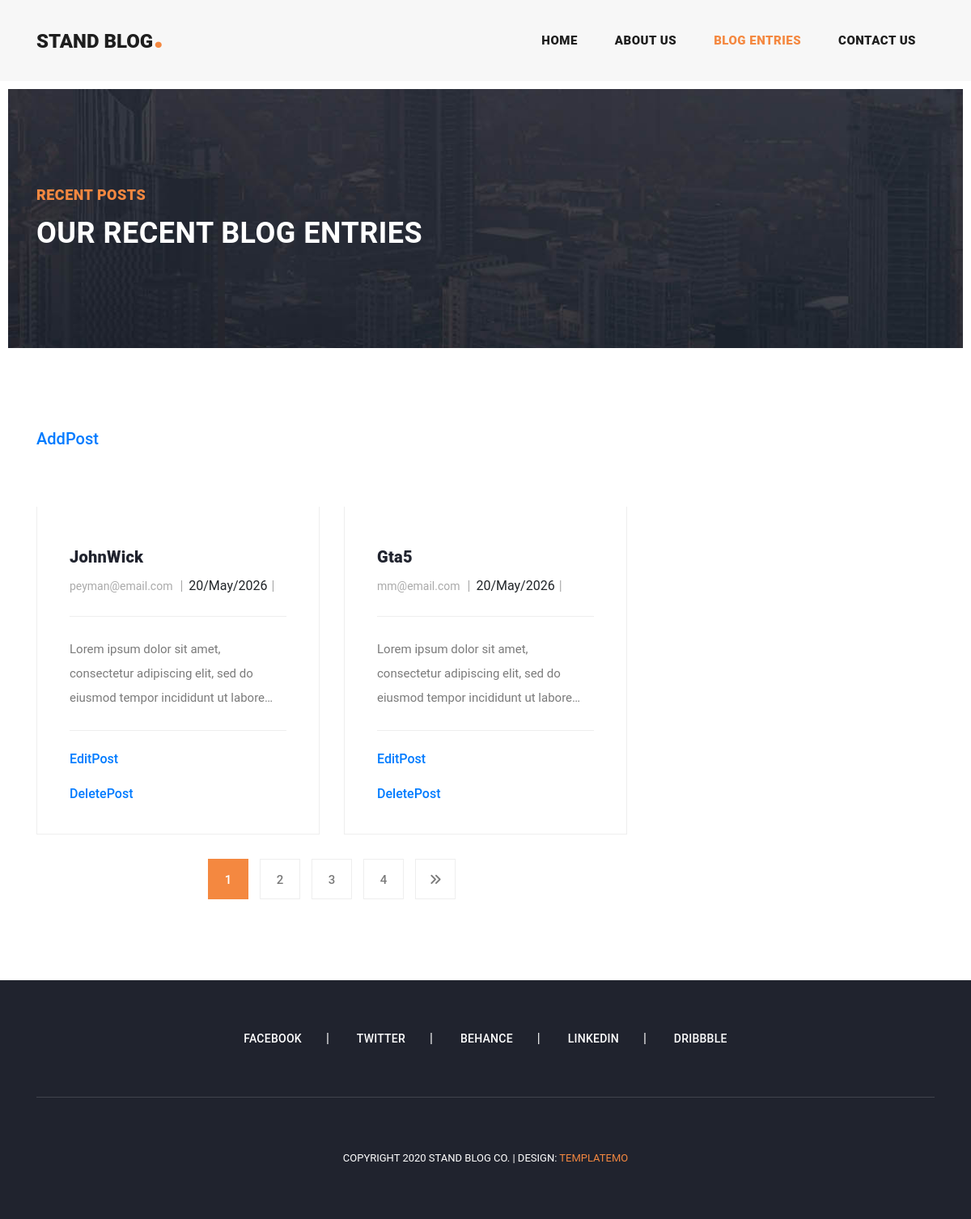
/blog/post/ (signed in), run on the app's committed database.
### blog_app/models.py (models this page shows, shortened)
class Post(models.Model):
    author = models.ForeignKey(User, on_delete=models.CASCADE)
    category = models.ForeignKey('Category', on_delete=models.SET_NULL, null=True)
    title = models.CharField(max_length=200)
    image = models.ImageField(blank=True, null=True)
    content = models.TextField()
    status = models.BooleanField(default=False)
    created_date = models.DateTimeField(auto_now_add=True)
    updated_date = models.DateTimeField(auto_now=True)
    published_date = models.DateTimeField()
    slug = models.SlugField(unique=True, blank=True, allow_unicode=True, null=True)
    def get_absolute_url(self):
        return reverse("blog_app:post-detail", kwargs={"slug": self.slug})

### accounts_app/models.py (models this page shows, shortened)
class User(AbstractBaseUser, PermissionsMixin):
    email = models.EmailField(unique=True, max_length=255)
    is_superuser = models.BooleanField(default=False)
    is_active = models.BooleanField(default=True)
    is_staff = models.BooleanField(default=False)
    first_name = models.CharField(max_length=100)
    USERNAME_FIELD = 'email'
    REQUIRED_FIELDS = []
    create_date = models.DateTimeField(auto_now_add=True)
    update_date = models.DateTimeField(auto_now=True)
    objects = UserManager()

### blog_app/views.py (the view)
# urls.py: path('post/', views.PostListView.as_view(), name='post-list'),
class PostListView(PermissionRequiredMixin,LoginRequiredMixin,ListView):
    permission_required = 'blog.view_post'
    queryset = Post.objects.filter(status=True).order_by('-created_date')
    context_object_name = 'posts'
    paginate_by = 2

### blog_app/templates/blog_app/post_list.html (shortened to what this page needs)
{% extends 'base.html' %}
{% load static %}
{% block content %}
    <div class="heading-page header-text">
        <section class="page-heading">
            <div class="container">
                <div class="row">
                    <div class="col-lg-12">
                        <div class="text-content">
                            <h4>Recent Posts</h4>
                            <h2>Our Recent Blog Entries</h2>
                        </div>
                    </div>
                </div>
            </div>
        </section>
    </div>
    <section class="blog-posts grid-system">
        <div class="container">
        <h5><a href="{% url 'blog_app:post-create' %}">AddPost</a></h5>
        <br>
        <br>
            <div class="row">
                <div class="col-lg-8">
                    <div class="all-blog-posts">
                        <div class="row">
                            {% for post in posts %}
                                <div class="col-lg-6">
                                    <div class="blog-post">
                                        <div class="blog-thumb">
                                        </div>
                                        <div class="down-content">
                                            <a href="{{ post.get_absolute_url }}"><h4>{{ post.title }}</h4></a>
                                            <ul class="post-info">
                                                <li>
                                                    {% if post.author.email %}
                                                        <a href="">{{ post.author.email }}</a>
                                                    {% else %}
                                                        {{ post.author.email }}
                                                    {% endif %}
                                                </li>
                                                <li>{{ post.created_date|date:"d/M/Y" }}</li>
                                            </ul>
                                            <p>{{ post.content|truncatechars:100 }}</p>
                                        <h6><a href="{% url 'blog_app:post-update' slug=post.slug %}">EditPost</a></h6>
                                        <br>
                                        <h6><a href="{% url 'blog_app:post-delete' slug=post.slug %}">DeletePost</a></h6>
                                        </div>
                                    </div>
                                </div>
                            {% endfor %}
                            <div class="col-lg-12">
                                <ul class="page-numbers">
                                    {% for num in page_obj.paginator.page_range %}
                                        {% if num == page_obj.number %}
                                            <li class="active"><a href="">{{ num }}</a></li>
                                        {% else %}
                                            <li><a href="?page={{ num }}">{{ num }}</a></li>
                                        {% endif %}
                                    {% endfor %}
                                    {% if page_obj.has_next %}
                                        <li><a href="?page={{ page_obj.next_page_number }}"><i
                                                class="fa fa-angle-double-right"></i></a></li>
                                    {% endif %}
                                </ul>
                            </div>
                        </div>
                    </div>
                </div>
                <div class="col-lg-4">
                    <div class="sidebar">
                        <div class="row">
                            <div class="col-lg-12">
                            </div>
                        </div>
                    </div>
                </div>
            </div>
        </div>
    </section>
{% endblock %}

### staticfiles/assets/css/templatemo-stand-blog.css (style rules this page uses)
body { font-family: 'Roboto', sans-serif; overflow-x: hidden; text-rendering: optimizeLegibility; -webkit-font-smoothing: antialiased; -moz-osx-font-smoothing: grayscale; }
p { margin-bottom: 0px; font-size: 15px; font-weight: 400; color: #7a7a7a; line-height: 30px; }
a { text-decoration: none!important; }
ul { padding: 0; margin: 0; list-style: none; }
h1,h2,h3,h4,h5,h6 { margin: 0px; }
.heading-page { padding-top: 110px; }
.page-heading { margin: 0px 10px; padding: 120px 0px; text-align: left; background-position: center center; background-repeat: no-repeat; background-size: cover; background-image: url(../images/heading-bg.jpg); }
.page-heading .text-content h4 { color: #f48840; font-size: 18px; text-transform: uppercase; font-weight: 900; letter-spacing: 0.5px; margin-bottom: 15px; }
.page-heading .text-content h2 { color: #fff; font-size: 36px; font-weight: 700; text-transform: uppercase; letter-spacing: 0.5px; }
.blog-posts { margin-top: 100px; }
.blog-posts .blog-post { margin-bottom: 30px; }
.blog-posts .down-content { padding: 40px; border-right: 1px solid #eee; border-left: 1px solid #eee; border-bottom: 1px solid #eee; }
.blog-posts .down-content h4 { font-size: 24px; text-transform: capitalize; letter-spacing: 0.5px; font-weight: 900; color: #20232e; margin: 10px 0px 12px 0px; }
.blog-posts .down-content ul.post-info li { display: inline-block; margin-right: 8px; }
.blog-posts .down-content ul.post-info li:after { content: '|'; color: #aaa; margin-left: 8px; }
.blog-posts .down-content h4 { font-size: 20px; letter-spacing: 0.25px; }
.grid-system .down-content ul.post-info li { margin-right: 3px; }
.grid-system .down-content ul.post-info li:after { margin-left: 5px; }
.blog-posts .down-content ul.post-info li a { font-size: 14px; color: #aaa; font-weight: 400; transition: all .3s; }
.blog-posts .down-content p { padding: 25px 0px; margin: 25px 0px; border-top: 1px solid #eee; border-bottom: 1px solid #eee; }
ul.page-numbers { text-align: center; }
ul.page-numbers li { display: inline-block; margin: 0px 5px; }
ul.page-numbers li a { width: 50px; height: 50px; display: inline-block; text-align: center; line-height: 50px; font-size: 15px; color: #7a7a7a; border: 1px solid #eee; font-weight: 500; transition: all 0.3s; }
ul.page-numbers li.active a { background-color: #f48840; border-color: #f48840; color: #fff; }
.sidebar { margin-left: 30px; }

### data on the page
Post: title "JohnWick", author.email "peyman@email.com", created_date "20/May/2026", content "Lorem ipsum dolor sit amet, consectetur adipiscing elit, sed do eiusmod tempor incididunt ut labore…"
Post: title "Gta5", author.email "mm@email.com", created_date "20/May/2026", content "Lorem ipsum dolor sit amet, consectetur adipiscing elit, sed do eiusmod tempor incididunt ut labore…"

### other printed values
{{ num }} "1"
{{ num }} "2" "3" "4"
